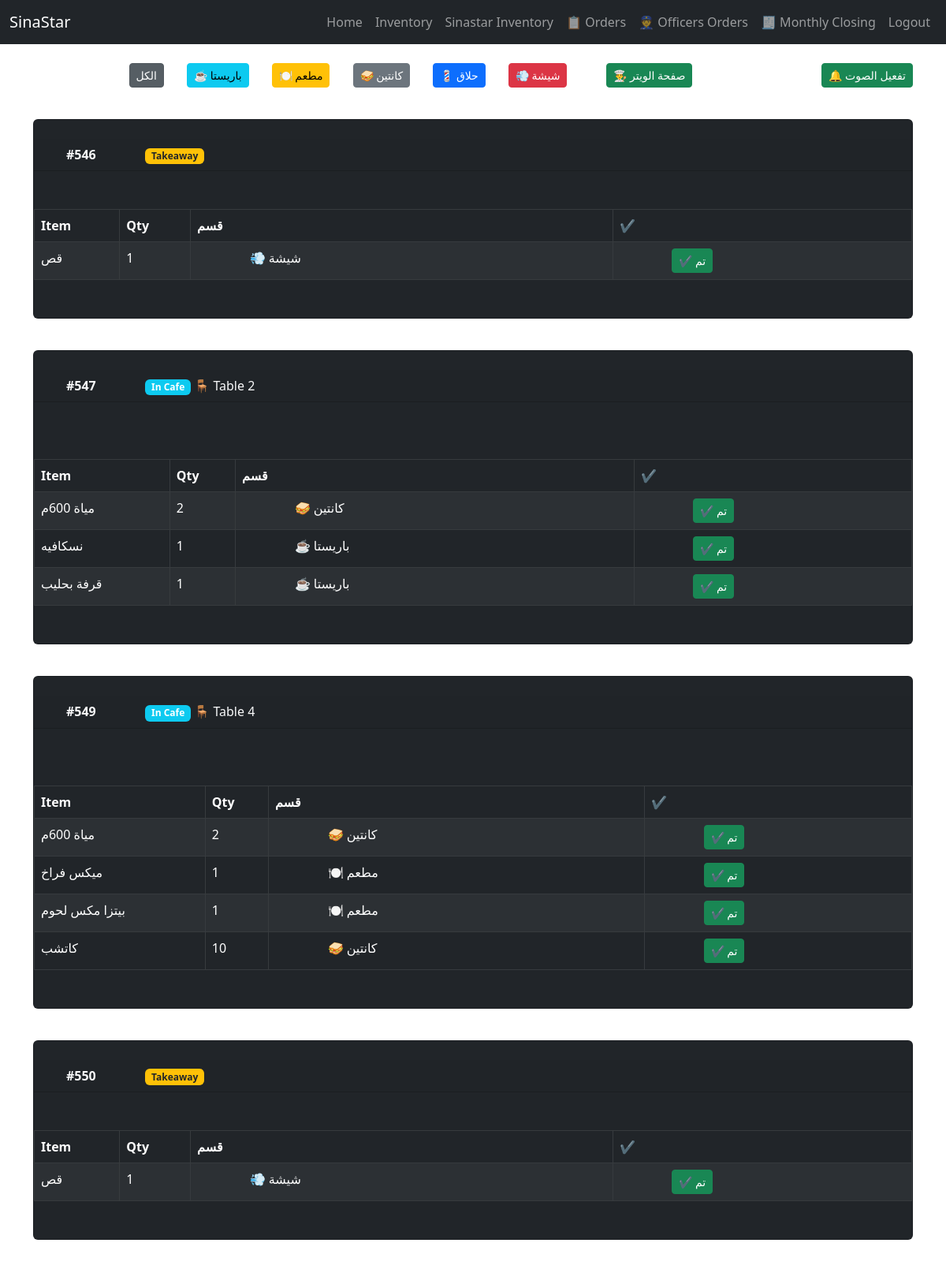
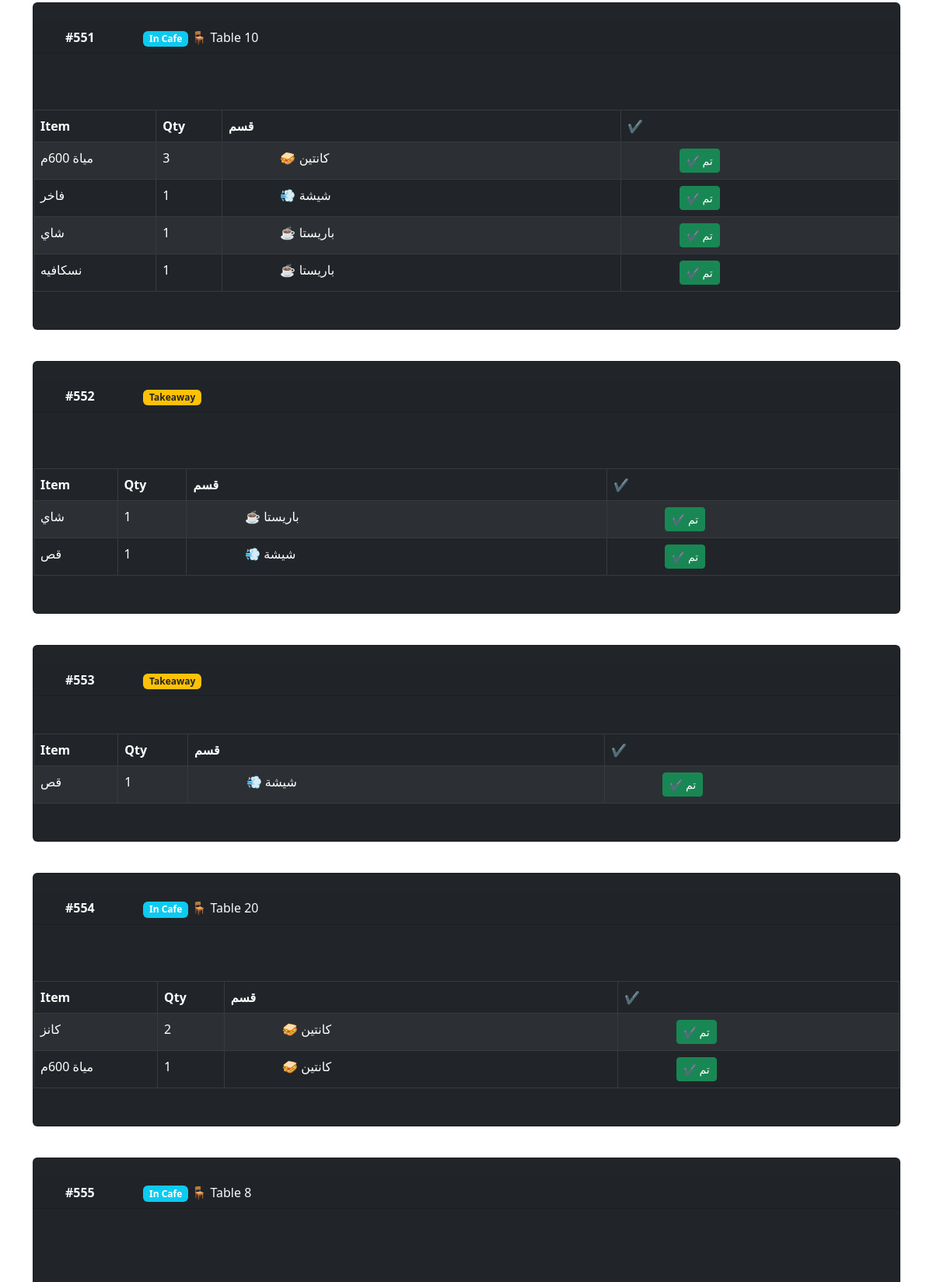
Screenshot of /pending-items/ (signed in, upper part) with the database file from the repository (2 pictures, top to bottom).
### main/models.py (models this page shows, shortened)
class Order(models.Model):
    ORDER_TYPE_CHOICES = [
        ("cafe", "Cafe"),
        ("takeaway", "Takeaway"),
        ("qeta3", "Qeta3"),
    ]
    PAYMENT_CHOICES = [
        ('cash', 'كاش'),
        ('vodafone', 'فودافون كاش'),
        ('moagel', 'مؤجل'),
    ]
    table_number = models.PositiveIntegerField(null=True, blank=True)  # للـ in_cafe
    order_type = models.CharField(max_length=20, choices=ORDER_TYPE_CHOICES)
    created_at = models.DateTimeField(auto_now_add=True)
    is_paid = models.BooleanField(default=False)
    discount = models.DecimalField(max_digits=10, decimal_places=2, default=0)
    service_charge = models.DecimalField(max_digits=10, decimal_places=2, default=0)
    tax = models.DecimalField(max_digits=10, decimal_places=2, default=0)
    cashier = models.ForeignKey(User, on_delete=models.SET_NULL, null=True, blank=True, related_name="orders")
    officer = models.ForeignKey("Officer", on_delete=models.SET_NULL, null=True, blank=True)
    payment_method = models.CharField(max_length=20, choices=PAYMENT_CHOICES, blank=True, null=True)
    note = models.TextField(blank=True, null=True)

class OrderItem(models.Model):
    order = models.ForeignKey(Order, on_delete=models.CASCADE, related_name="items")
    menuitem = models.ForeignKey("MenuItem", on_delete=models.CASCADE)
    quantity = models.PositiveIntegerField(default=1)
    is_done = models.BooleanField(default=False)

class MenuItem(models.Model):
    CATEGORY_CHOICES = [
        ("food", "Food"),
        ("drink", "Drink"),
        ("7alak", "7alak"),
        ("shesha", "shesha"),
    ]
    SECTION_CHOICES = [
        ("barista", "باريستا"),
        ("mat3am", "مطعم"),
        ("canteen","كانتين"),
        ("7alak", "7alak"),
        ("shesha", "shesha"),
        ("addons","إضافات"),
    ]
    name = models.CharField(max_length=120)
    category = models.CharField(max_length=50, choices=CATEGORY_CHOICES, default="food")
    price = models.DecimalField(max_digits=10, decimal_places=2)
    is_active = models.BooleanField(default=True)  # لو الصنف متوقف أو شغال
    show_in_cafe = models.BooleanField(default=False)
    show_in_takeaway = models.BooleanField(default=False)
    show_in_qeta3 = models.BooleanField(default=False)
    section = models.CharField(max_length=20, choices=SECTION_CHOICES)
    image = models.ImageField(upload_to="menu_images/", blank=True, null=True)  # ✅ هنا

### main/views.py (the view)
# urls.py: path("pending-items/", views.pending_items, name="pending_items"),
def pending_items(request):
    role = getattr(request.user.profile, "role", None)
    inv_type = request.GET.get("type")  # Baresta / Buffet / Canteen
    orders = Order.objects.filter(is_paid=False).order_by("created_at")
    filtered_orders = []
    for order in orders:
        items = order.items.filter(is_done=False)
        if inv_type:
            items = items.filter(menuitem__section=inv_type)
        if items.exists():
            filtered_orders.append({
                "order": order,
                "items": items
            })
    profile = request.user.profile
    return render(request, "pending_items.html", {
        "orders": filtered_orders,
        "inv_type": inv_type,
        "role": role,  # إرسال المتغير للتمبليت
    })

### main/templates/pending_items.html (shortened to what this page needs)
{% extends "base.html" %}
{% load static %}
{% block content %}
<div class="d-flex justify-content-between align-items-center mb-3">
  <div>
    {% if role == 'barista' %}
      <a href="?type=barista" class="btn btn-info btn-sm active">☕ باريستا</a>
    {% elif role == 'mat3am' %}
      <a href="?type=mat3am" class="btn btn-warning btn-sm active">🍽️ مطعم</a>
    {% elif role in 'admin cashier' %}
      <a href="{% url 'pending_items' %}" class="btn btn-secondary btn-sm {% if not inv_type %}active{% endif %}">الكل</a>
      <a href="?type=barista" class="btn btn-info btn-sm {% if inv_type == 'barista' %}active{% endif %}">☕ باريستا</a>
      <a href="?type=mat3am" class="btn btn-warning btn-sm {% if inv_type == 'mat3am' %}active{% endif %}">🍽️ مطعم</a>
      <a href="?type=canteen" class="btn btn-secondary btn-sm {% if inv_type == 'canteen' %}active{% endif %}">🥪 كانتين</a>
      <a href="?type=7alak" class="btn btn-primary btn-sm {% if inv_type == '7alak' %}active{% endif %}">💈 حلاق</a>
      <a href="?type=shesha" class="btn btn-danger btn-sm {% if inv_type == 'shesha' %}active{% endif %}">💨 شيشة</a>
      <a href="{% url 'waiter_items' %}" class="btn btn-success btn-sm float-end">👨‍🍳 صفحة الويتر</a>
    {% endif %}
  </div>
    <button id="enableSound" class="btn btn-success btn-sm">🔔 تفعيل الصوت</button>
</div>
<div id="orders-container">
{% for data in orders %}
  <div class="card mb-3 bg-dark text-light order-card" id="order-{{ data.order.id }}">
    <div class="card-header">
      <strong>#{{ data.order.id }}</strong>
      {% if data.order.order_type == "cafe" %}
        <span class="badge bg-info">In Cafe</span> 🪑 Table {{ data.order.table_number }}
      {% elif data.order.order_type == "takeaway" %}
        <span class="badge bg-warning text-dark">Takeaway</span>
      {% elif data.order.order_type == "qeta3" %}
        <span class="badge bg-secondary">🏢 قطاع</span>
      {% endif %}
    </div>
    <div class="card-body p-0">
      <table class="table table-bordered table-striped table-dark m-0">
        <thead>
          <tr>
            <th>Item</th>
            <th>Qty</th>
            <th>قسم</th>
            <th>✔️</th>
          </tr>
        </thead>
        <tbody>
          {% for item in data.items %}
            <tr id="item-{{ item.id }}">
              <td>{{ item.menuitem.name }}</td>
              <td>{{ item.quantity }}</td>
              <td>
                {% if item.menuitem.section == "barista" %} ☕ باريستا
                {% elif item.menuitem.section == "mat3am" %} 🍽️ مطعم
                {% elif item.menuitem.section == "canteen" %} 🥪 كانتين
                {% elif item.menuitem.section == "7alak" %} 💈 حلاق
                {% elif item.menuitem.section == "shesha" %} 💨 شيشة
                {% endif %}
              </td>
              <td>
                <button class="btn btn-success btn-sm mark-done" data-id="{{ item.id }}" data-order="{{ data.order.id }}">✔️ تم</button>
              </td>
            </tr>
          {% endfor %}
        </tbody>
      </table>
    </div>
  </div>
{% empty %}
  <p class="text-center">لا يوجد أوردرات حالياً 🎉</p>
{% endfor %}
</div>
{% endblock %}

### rows the page displays
Order: order.id "546", order_type "Takeaway"
OrderItem: menuitem.name "قص", quantity "1", shows "💨 شيشة"
Order: order.id "547", order.table_number "2"
OrderItem: menuitem.name "مياة 600م", quantity "2", shows "🥪 كانتين"
OrderItem: menuitem.name "نسكافيه", quantity "1", shows "☕ باريستا"
OrderItem: menuitem.name "قرفة بحليب", quantity "1", shows "☕ باريستا"
Order: order.id "549", order.table_number "4"
OrderItem: menuitem.name "مياة 600م", quantity "2", shows "🥪 كانتين"
OrderItem: menuitem.name "ميكس فراخ", quantity "1", shows "🍽️ مطعم"
OrderItem: menuitem.name "بيتزا مكس لحوم", quantity "1", shows "🍽️ مطعم"
OrderItem: menuitem.name "كاتشب", quantity "10", shows "🥪 كانتين"
Order: order.id "550", order_type "Takeaway"
OrderItem: menuitem.name "قص", quantity "1", shows "💨 شيشة"
Order: order.id "551", order.table_number "10"
OrderItem: menuitem.name "مياة 600م", quantity "3", shows "🥪 كانتين"
OrderItem: menuitem.name "فاخر", quantity "1", shows "💨 شيشة"
OrderItem: menuitem.name "شاي", quantity "1", shows "☕ باريستا"
OrderItem: menuitem.name "نسكافيه", quantity "1", shows "☕ باريستا"
Order: order.id "552", order_type "Takeaway"
OrderItem: menuitem.name "شاي", quantity "1", shows "☕ باريستا"
OrderItem: menuitem.name "قص", quantity "1", shows "💨 شيشة"
Order: order.id "553", order_type "Takeaway"
OrderItem: menuitem.name "قص", quantity "1", shows "💨 شيشة"
Order: order.id "554", order.table_number "20"
OrderItem: menuitem.name "كانز", quantity "2", shows "🥪 كانتين"
OrderItem: menuitem.name "مياة 600م", quantity "1", shows "🥪 كانتين"
Order: order.id "555", order.table_number "8"
